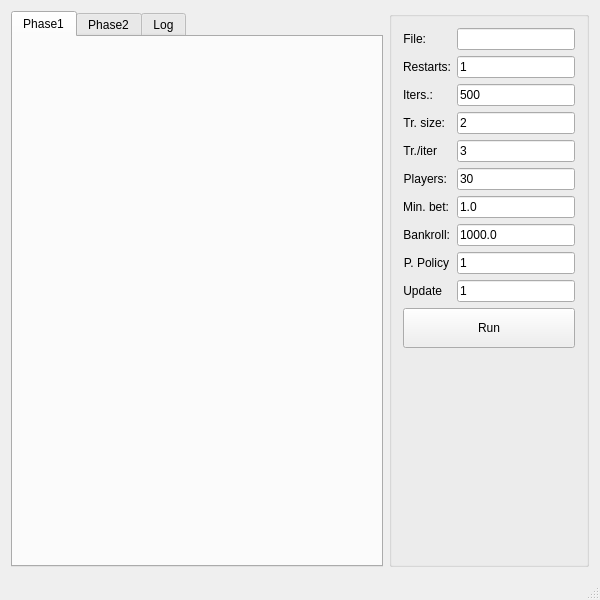
<?xml version="1.0" encoding="UTF-8"?>
<ui version="4.0">
 <class>MainWindow</class>
 <widget class="QMainWindow" name="MainWindow">
  <property name="geometry">
   <rect>
    <x>0</x>
    <y>0</y>
    <width>600</width>
    <height>600</height>
   </rect>
  </property>
  <property name="minimumSize">
   <size>
    <width>600</width>
    <height>600</height>
   </size>
  </property>
  <property name="windowTitle">
   <string>MainWindow</string>
  </property>
  <widget class="QWidget" name="centralWidget">
   <layout class="QHBoxLayout" name="horizontalLayout">
    <item>
     <widget class="QTabWidget" name="tabWidget">
      <property name="sizePolicy">
       <sizepolicy hsizetype="Preferred" vsizetype="Preferred">
        <horstretch>0</horstretch>
        <verstretch>0</verstretch>
       </sizepolicy>
      </property>
      <property name="tabPosition">
       <enum>QTabWidget::North</enum>
      </property>
      <property name="tabShape">
       <enum>QTabWidget::Rounded</enum>
      </property>
      <property name="currentIndex">
       <number>0</number>
      </property>
      <widget class="QWidget" name="tabPhase1">
       <property name="sizePolicy">
        <sizepolicy hsizetype="Preferred" vsizetype="Preferred">
         <horstretch>0</horstretch>
         <verstretch>0</verstretch>
        </sizepolicy>
       </property>
       <attribute name="title">
        <string>Phase1</string>
       </attribute>
       <layout class="QHBoxLayout" name="horizontalLayout_2">
        <property name="spacing">
         <number>-1</number>
        </property>
        <property name="leftMargin">
         <number>0</number>
        </property>
        <property name="topMargin">
         <number>0</number>
        </property>
        <property name="rightMargin">
         <number>0</number>
        </property>
        <property name="bottomMargin">
         <number>0</number>
        </property>
        <item>
         <widget class="QCustomPlot" name="customPlot" native="true">
          <property name="sizePolicy">
           <sizepolicy hsizetype="Preferred" vsizetype="Preferred">
            <horstretch>0</horstretch>
            <verstretch>0</verstretch>
           </sizepolicy>
          </property>
         </widget>
        </item>
       </layout>
      </widget>
      <widget class="QWidget" name="tabPhase2">
       <attribute name="title">
        <string>Phase2</string>
       </attribute>
       <layout class="QVBoxLayout" name="verticalLayout">
        <property name="leftMargin">
         <number>0</number>
        </property>
        <property name="topMargin">
         <number>0</number>
        </property>
        <property name="rightMargin">
         <number>0</number>
        </property>
        <property name="bottomMargin">
         <number>0</number>
        </property>
        <item>
         <widget class="QCustomPlot" name="plotPhase2" native="true"/>
        </item>
       </layout>
      </widget>
      <widget class="QWidget" name="tabLog">
       <attribute name="title">
        <string>Log</string>
       </attribute>
       <layout class="QVBoxLayout" name="verticalLayout_2">
        <property name="leftMargin">
         <number>0</number>
        </property>
        <property name="topMargin">
         <number>0</number>
        </property>
        <property name="rightMargin">
         <number>0</number>
        </property>
        <property name="bottomMargin">
         <number>0</number>
        </property>
        <item>
         <widget class="QTextEdit" name="textEdit">
          <property name="readOnly">
           <bool>true</bool>
          </property>
         </widget>
        </item>
       </layout>
      </widget>
     </widget>
    </item>
    <item>
     <widget class="QGroupBox" name="groupBox">
      <property name="sizePolicy">
       <sizepolicy hsizetype="Preferred" vsizetype="Preferred">
        <horstretch>0</horstretch>
        <verstretch>0</verstretch>
       </sizepolicy>
      </property>
      <property name="minimumSize">
       <size>
        <width>200</width>
        <height>0</height>
       </size>
      </property>
      <property name="maximumSize">
       <size>
        <width>200</width>
        <height>16777215</height>
       </size>
      </property>
      <property name="title">
       <string/>
      </property>
      <property name="flat">
       <bool>false</bool>
      </property>
      <layout class="QFormLayout" name="formLayout">
       <item row="0" column="0">
        <widget class="QLabel" name="label">
         <property name="text">
          <string>File:</string>
         </property>
         <property name="alignment">
          <set>Qt::AlignRight|Qt::AlignTrailing|Qt::AlignVCenter</set>
         </property>
        </widget>
       </item>
       <item row="0" column="1">
        <widget class="LineEditFile" name="lineEditFile"/>
       </item>
       <item row="1" column="0">
        <widget class="QLabel" name="label_2">
         <property name="text">
          <string>Restarts:</string>
         </property>
         <property name="alignment">
          <set>Qt::AlignRight|Qt::AlignTrailing|Qt::AlignVCenter</set>
         </property>
        </widget>
       </item>
       <item row="1" column="1">
        <widget class="QLineEdit" name="lineEditRestarts">
         <property name="text">
          <string>1</string>
         </property>
        </widget>
       </item>
       <item row="2" column="0">
        <widget class="QLabel" name="label_3">
         <property name="text">
          <string>Iters.:</string>
         </property>
         <property name="alignment">
          <set>Qt::AlignRight|Qt::AlignTrailing|Qt::AlignVCenter</set>
         </property>
        </widget>
       </item>
       <item row="2" column="1">
        <widget class="QLineEdit" name="lineEditIters">
         <property name="text">
          <string>500</string>
         </property>
        </widget>
       </item>
       <item row="3" column="0">
        <widget class="QLabel" name="label_4">
         <property name="text">
          <string>Tr. size:</string>
         </property>
         <property name="alignment">
          <set>Qt::AlignRight|Qt::AlignTrailing|Qt::AlignVCenter</set>
         </property>
        </widget>
       </item>
       <item row="3" column="1">
        <widget class="QLineEdit" name="lineEditTrSize">
         <property name="text">
          <string>2</string>
         </property>
        </widget>
       </item>
       <item row="4" column="0">
        <widget class="QLabel" name="label_5">
         <property name="text">
          <string>Tr./iter</string>
         </property>
         <property name="alignment">
          <set>Qt::AlignRight|Qt::AlignTrailing|Qt::AlignVCenter</set>
         </property>
        </widget>
       </item>
       <item row="4" column="1">
        <widget class="QLineEdit" name="lineEditPicks">
         <property name="text">
          <string>3</string>
         </property>
        </widget>
       </item>
       <item row="5" column="0">
        <widget class="QLabel" name="label_6">
         <property name="text">
          <string>Players:</string>
         </property>
         <property name="alignment">
          <set>Qt::AlignRight|Qt::AlignTrailing|Qt::AlignVCenter</set>
         </property>
        </widget>
       </item>
       <item row="5" column="1">
        <widget class="QLineEdit" name="lineEditPlayers">
         <property name="text">
          <string>30</string>
         </property>
        </widget>
       </item>
       <item row="6" column="0">
        <widget class="QLabel" name="label_7">
         <property name="text">
          <string>Min. bet:</string>
         </property>
         <property name="alignment">
          <set>Qt::AlignRight|Qt::AlignTrailing|Qt::AlignVCenter</set>
         </property>
        </widget>
       </item>
       <item row="6" column="1">
        <widget class="QLineEdit" name="lineEditMinBet">
         <property name="text">
          <string>1.0</string>
         </property>
        </widget>
       </item>
       <item row="7" column="0">
        <widget class="QLabel" name="label_8">
         <property name="text">
          <string>Bankroll:</string>
         </property>
         <property name="alignment">
          <set>Qt::AlignRight|Qt::AlignTrailing|Qt::AlignVCenter</set>
         </property>
        </widget>
       </item>
       <item row="7" column="1">
        <widget class="QLineEdit" name="lineEditBankroll">
         <property name="text">
          <string>1000.0</string>
         </property>
        </widget>
       </item>
       <item row="8" column="0">
        <widget class="QLabel" name="label_9">
         <property name="text">
          <string>P. Policy</string>
         </property>
         <property name="alignment">
          <set>Qt::AlignRight|Qt::AlignTrailing|Qt::AlignVCenter</set>
         </property>
        </widget>
       </item>
       <item row="8" column="1">
        <widget class="QLineEdit" name="lineEditPickPolicy">
         <property name="text">
          <string>1</string>
         </property>
        </widget>
       </item>
       <item row="9" column="0">
        <widget class="QLabel" name="label_10">
         <property name="text">
          <string>Update</string>
         </property>
         <property name="alignment">
          <set>Qt::AlignRight|Qt::AlignTrailing|Qt::AlignVCenter</set>
         </property>
        </widget>
       </item>
       <item row="9" column="1">
        <widget class="QLineEdit" name="lineEditUpdate">
         <property name="text">
          <string>1</string>
         </property>
        </widget>
       </item>
       <item row="10" column="0" colspan="2">
        <widget class="QPushButton" name="pushButtonRun">
         <property name="sizePolicy">
          <sizepolicy hsizetype="Preferred" vsizetype="Preferred">
           <horstretch>0</horstretch>
           <verstretch>0</verstretch>
          </sizepolicy>
         </property>
         <property name="minimumSize">
          <size>
           <width>0</width>
           <height>40</height>
          </size>
         </property>
         <property name="maximumSize">
          <size>
           <width>16777215</width>
           <height>40</height>
          </size>
         </property>
         <property name="text">
          <string>Run</string>
         </property>
        </widget>
       </item>
      </layout>
     </widget>
    </item>
   </layout>
  </widget>
  <widget class="QStatusBar" name="statusBar"/>
 </widget>
 <layoutdefault spacing="6" margin="11"/>
 <customwidgets>
  <customwidget>
   <class>QCustomPlot</class>
   <extends>QWidget</extends>
   <header>qcustomplot.h</header>
   <container>1</container>
  </customwidget>
  <customwidget>
   <class>LineEditFile</class>
   <extends>QLineEdit</extends>
   <header>lineeditfile.h</header>
  </customwidget>
 </customwidgets>
 <resources/>
 <connections/>
</ui>
